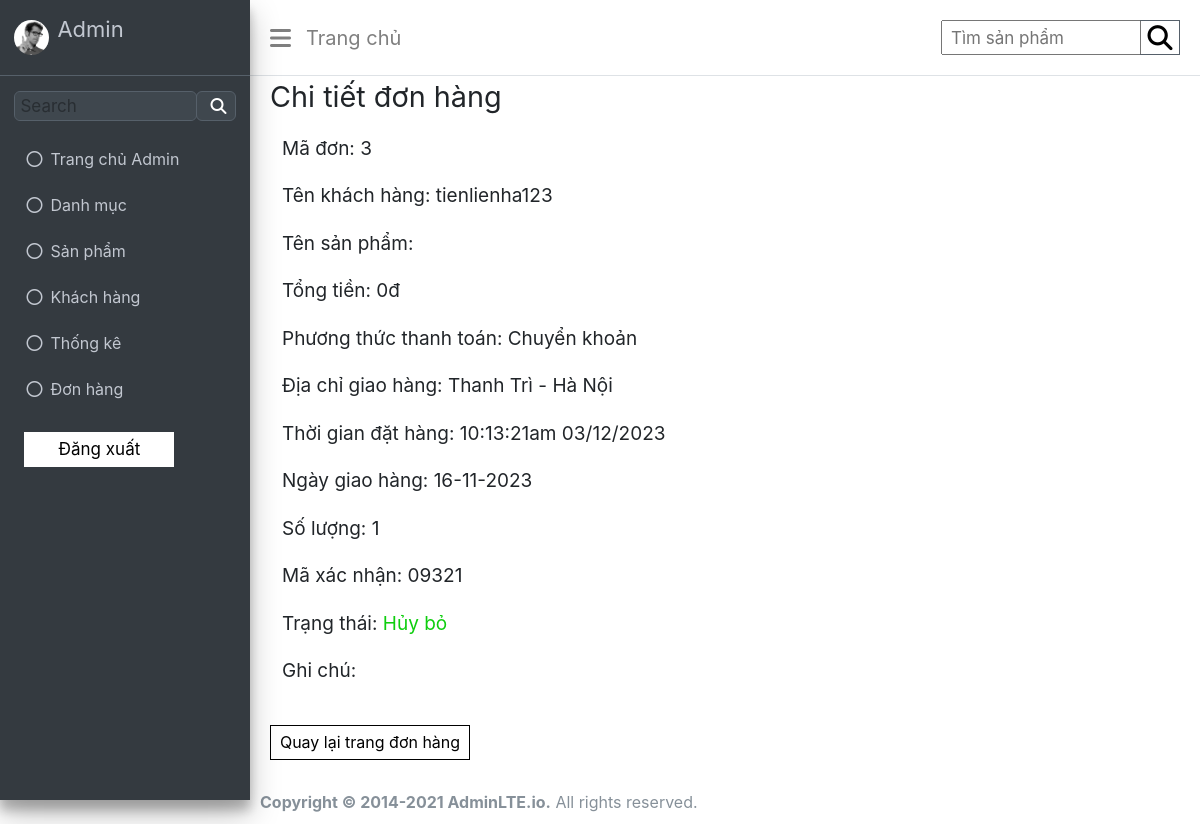
The page /admin/index.php?act=chitietdonhang&id=2 on the database its author committed.
### tables this page shows
CREATE TABLE `donhang` (
  `id` int(11) NOT NULL,
  `khachhang` varchar(255) NOT NULL,
  `diachi` varchar(255) NOT NULL,
  `sdt` int(11) NOT NULL,
  `email` varchar(255) NOT NULL,
  `thoigiandathang` varchar(255) NOT NULL,
  `phuongthucthanhtoan` int(11) NOT NULL,
  `soluong` int(11) NOT NULL,
  `trangthai` int(11) NOT NULL,
  `ghichu` text DEFAULT NULL
);

### model/pdo.php (called while the page is built, shortened)
<?php
function pdo_get_connection(){
    $servername = "localhost";
    $username = "root";
    $password = "";
    try {
        $conn = new PDO("mysql:host=$servername;dbname=wd18331_duan1", $username, $password);
        $conn->setAttribute(PDO::ATTR_ERRMODE, PDO::ERRMODE_EXCEPTION);
        return $conn;
    } catch(PDOException $e) {
        echo "Connection failed: " . $e->getMessage();
    }
}
function pdo_query_one($sql){
    $sql_args=array_slice(func_get_args(),1);
    try{
        $conn=pdo_get_connection();
        $stmt=$conn->prepare($sql);
        $stmt->execute($sql_args);
        $row=$stmt->fetch(PDO::FETCH_ASSOC);
        return $row;
    }
    catch(PDOException $e){
        throw $e;
    }
    finally{
        unset($conn);
    }
}
?>

### model/donhang.php (called while the page is built, shortened)
<?php
function loadOneDonHang(){
    $sql = "SELECT * FROM donhang ORDER BY id desc";
    $donhang = pdo_query_one($sql);
    return $donhang;
}
?>

### admin/donhang/chitiet.php (the view, shortened to what this page needs)
<?php
if(is_array($donhang)){
    extract($donhang);
}
?>
<div class="wrapper">
    <div class="container-h1">
        <h1>Chi tiết đơn hàng</h1>
    </div>
    <div class="container">
        <div style="margin-left: 0; padding: 0px 10px;" class="list-product-detail">
            <p>Mã đơn: <?=$id?></p>
            <p>Tên khách hàng: <?=$khachhang?></p>
            <p>Tên sản phẩm: <?php
                    ?></p>
            <p>Tổng tiền:
                <?php
            $tong = 0;
            echo $tong;
            ?>đ</p>
            <p>Phương thức thanh toán: <?=$phuongthucthanhtoan === 0 ? "Chuyển khoản" : "Thanh toán khi giao hàng"?></p>
            <p>Địa chỉ giao hàng: <?=$diachi?></p>
            <p>Thời gian đặt hàng: <?=$thoigiandathang?></p>
            <p>Ngày giao hàng: 16-11-2023</p>
            <p>Số lượng: <?=$soluong?></p>
            <p>Mã xác nhận: 09321</p>
            <p>Trạng thái: <span><?=$trangthai === 0 ? "Đang kiểm duyệt" : "Hủy bỏ"?></span></p>
            <p>Ghi chú: <?=$ghichu?></p>
        </div>
    </div>
    <div class="function-back">
        <a href="index.php?act=donhang">Quay lại trang đơn hàng</a>
    </div>
</div>

### admin/CSS/header.css (style rules this page uses)
body { background-color: #f4f6f9; }

### admin/CSS/home.css (style rules this page uses)
.wrapper { margin-left: 250px; padding: 0px 10px; }
.wrapper h1 { text-align: left; font-size: 1.8rem; font-weight: 400; }

### admin/CSS/add.css (style rules this page uses)
.wrapper { margin-left: 250px; padding: 0px 10px; }
.wrapper h1 { text-align: left; font-size: 1.8rem; font-weight: 400; }

### admin/CSS/edit.css (style rules this page uses)
.wrapper { margin-left: 250px; padding: 0px 10px; }

### admin/CSS/list.css (style rules this page uses)
* { margin: 0; padding: 0; font-family: "Source Sans Pro", -apple-system, BlinkMacSystemFont, "Segoe UI", Roboto, "Helvetica Neue", Arial, sans-serif, "Apple Color Emoji", "Segoe UI Emoji", "Segoe UI Symbol"; font-weight: 400; box-sizing: border-box; }
.wrapper { margin-left: 250px; padding: 0px 10px; }
.wrapper h1 { text-align: left; font-size: 1.8rem; font-weight: 400; }

### admin/CSS/index.css (style rules this page uses)
* { margin: 0; padding: 0; font-family: "Source Sans Pro", -apple-system, BlinkMacSystemFont, "Segoe UI", Roboto, "Helvetica Neue", Arial, sans-serif, "Apple Color Emoji", "Segoe UI Emoji", "Segoe UI Symbol"; font-weight: 400; box-sizing: border-box; }
body { min-height: 100vh; display: flex; flex-direction: column; }

### admin/CSS/chitietsp.css (style rules this page uses)
.container-h1 { margin-top: 80px; margin-bottom: 20px; padding: 0px 10px; }
.container-h1 h1 { font-size: 1.8rem; }
.container { display: flex; }
.list-product-detail { display: flex; flex-direction: column; align-items: flex-start; width: 45%; margin-left: 27px; }
.list-product-detail p { font-size: 19px; margin-bottom: 19px; }
.list-product-detail span { color: rgb(14, 206, 14); }
.function-back { margin: auto; margin-top: 20px; margin-bottom: 20px; padding: 0px 10px; }
.function-back a { display: flex; align-items: center; justify-content: center; border: 1px solid #000; width: 200px; height: 35px; text-decoration: none; color: #000; }

### rows shown on the page
donhang: id "3", khachhang "tienlienha123", diachi "Thanh Trì - Hà Nội", thoigiandathang "10:13:21am 03/12/2023", soluong "1"

### other values the page prints
$tong "0"
